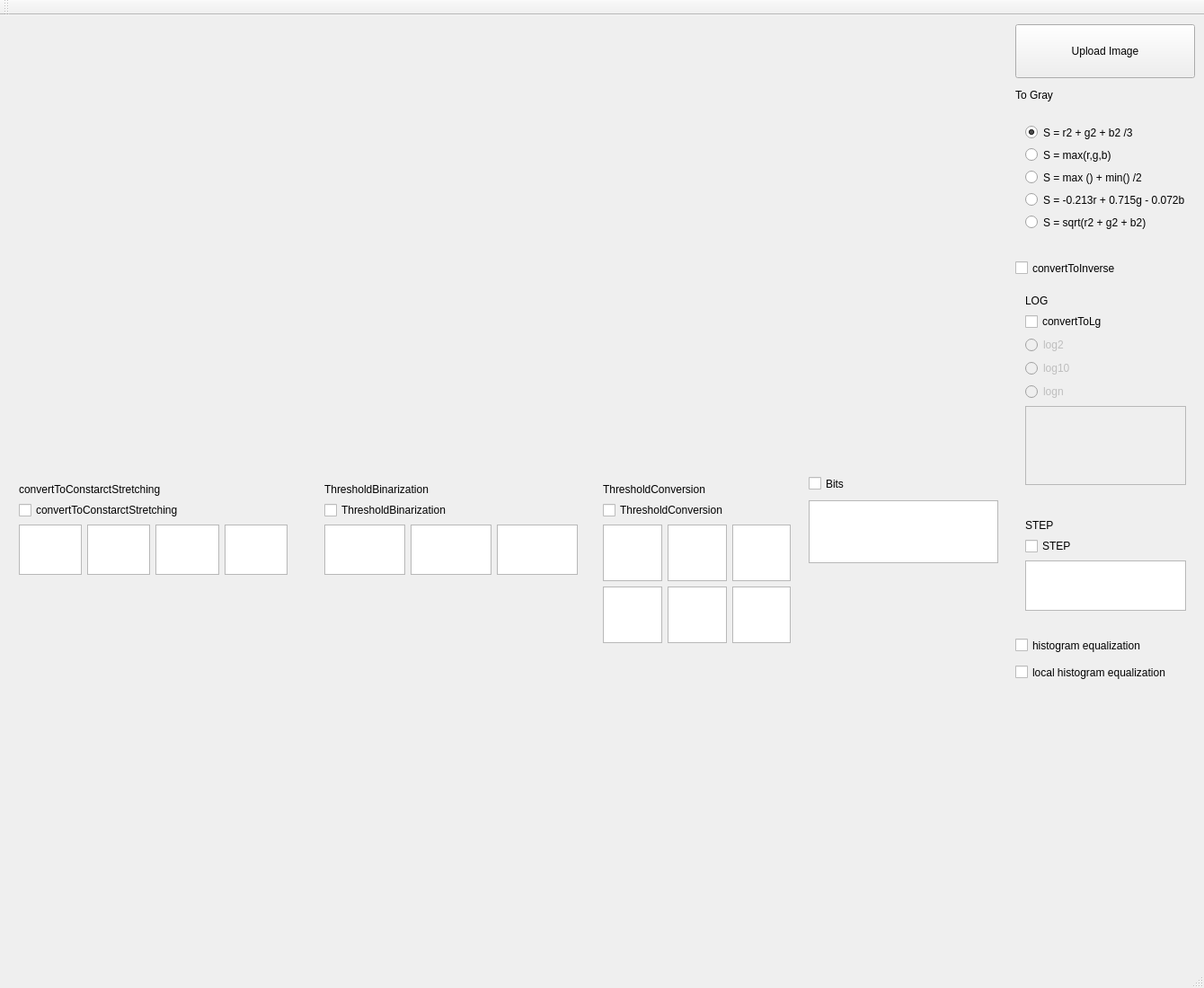
<?xml version="1.0" encoding="UTF-8"?>
<ui version="4.0">
 <class>MainWindow</class>
 <widget class="QMainWindow" name="MainWindow">
  <property name="geometry">
   <rect>
    <x>0</x>
    <y>0</y>
    <width>1340</width>
    <height>1100</height>
   </rect>
  </property>
  <property name="windowTitle">
   <string>MainWindow</string>
  </property>
  <widget class="QWidget" name="centralWidget">
   <widget class="QPushButton" name="uploadImage">
    <property name="geometry">
     <rect>
      <x>1130</x>
      <y>10</y>
      <width>200</width>
      <height>60</height>
     </rect>
    </property>
    <property name="text">
     <string>Upload Image</string>
    </property>
   </widget>
   <widget class="QLabel" name="viewImage">
    <property name="geometry">
     <rect>
      <x>10</x>
      <y>10</y>
      <width>550</width>
      <height>500</height>
     </rect>
    </property>
    <property name="autoFillBackground">
     <bool>true</bool>
    </property>
    <property name="text">
     <string/>
    </property>
   </widget>
   <widget class="QLabel" name="viewImage_original">
    <property name="geometry">
     <rect>
      <x>570</x>
      <y>10</y>
      <width>550</width>
      <height>500</height>
     </rect>
    </property>
    <property name="autoFillBackground">
     <bool>true</bool>
    </property>
    <property name="text">
     <string/>
    </property>
   </widget>
   <widget class="QLabel" name="label">
    <property name="geometry">
     <rect>
      <x>1130</x>
      <y>80</y>
      <width>201</width>
      <height>17</height>
     </rect>
    </property>
    <property name="text">
     <string>To Gray</string>
    </property>
   </widget>
   <widget class="QCheckBox" name="checkBox">
    <property name="geometry">
     <rect>
      <x>1130</x>
      <y>270</y>
      <width>201</width>
      <height>23</height>
     </rect>
    </property>
    <property name="text">
     <string>convertToInverse</string>
    </property>
   </widget>
   <widget class="QWidget" name="verticalLayoutWidget">
    <property name="geometry">
     <rect>
      <x>1130</x>
      <y>550</y>
      <width>201</width>
      <height>124</height>
     </rect>
    </property>
    <layout class="QVBoxLayout" name="verticalLayout_3">
     <item>
      <widget class="QLabel" name="label_3">
       <property name="text">
        <string>STEP</string>
       </property>
      </widget>
     </item>
     <item>
      <widget class="QCheckBox" name="checkBox_STEP">
       <property name="text">
        <string>STEP</string>
       </property>
      </widget>
     </item>
     <item>
      <widget class="QTextEdit" name="textEdit"/>
     </item>
    </layout>
   </widget>
   <widget class="QWidget" name="gridLayoutWidget">
    <property name="geometry">
     <rect>
      <x>10</x>
      <y>510</y>
      <width>321</width>
      <height>124</height>
     </rect>
    </property>
    <layout class="QGridLayout" name="gridLayout">
     <item row="4" column="2">
      <widget class="QTextEdit" name="textEdit_4"/>
     </item>
     <item row="4" column="3">
      <widget class="QTextEdit" name="textEdit_5"/>
     </item>
     <item row="4" column="1">
      <widget class="QTextEdit" name="textEdit_2"/>
     </item>
     <item row="4" column="0">
      <widget class="QTextEdit" name="textEdit_3"/>
     </item>
     <item row="3" column="0" colspan="4">
      <widget class="QCheckBox" name="checkBox_ConstarctStretching">
       <property name="text">
        <string>convertToConstarctStretching</string>
       </property>
      </widget>
     </item>
     <item row="2" column="0" colspan="4">
      <widget class="QLabel" name="label_4">
       <property name="text">
        <string>convertToConstarctStretching</string>
       </property>
      </widget>
     </item>
    </layout>
   </widget>
   <widget class="QWidget" name="gridLayoutWidget_2">
    <property name="geometry">
     <rect>
      <x>350</x>
      <y>510</y>
      <width>304</width>
      <height>124</height>
     </rect>
    </property>
    <layout class="QGridLayout" name="gridLayout_2">
     <item row="2" column="0">
      <widget class="QTextEdit" name="textEdit_6"/>
     </item>
     <item row="2" column="1">
      <widget class="QTextEdit" name="textEdit_7"/>
     </item>
     <item row="2" column="2">
      <widget class="QTextEdit" name="textEdit_8"/>
     </item>
     <item row="1" column="0" colspan="3">
      <widget class="QCheckBox" name="checkBox_ThresholdBinarization">
       <property name="text">
        <string>ThresholdBinarization</string>
       </property>
      </widget>
     </item>
     <item row="0" column="0" colspan="3">
      <widget class="QLabel" name="label_5">
       <property name="text">
        <string>ThresholdBinarization</string>
       </property>
      </widget>
     </item>
    </layout>
   </widget>
   <widget class="QWidget" name="gridLayoutWidget_3">
    <property name="geometry">
     <rect>
      <x>660</x>
      <y>510</y>
      <width>231</width>
      <height>200</height>
     </rect>
    </property>
    <layout class="QGridLayout" name="gridLayout_3">
     <item row="3" column="2">
      <widget class="QTextEdit" name="textEdit_13"/>
     </item>
     <item row="3" column="1">
      <widget class="QTextEdit" name="textEdit_12"/>
     </item>
     <item row="2" column="0">
      <widget class="QTextEdit" name="textEdit_9"/>
     </item>
     <item row="3" column="0">
      <widget class="QTextEdit" name="textEdit_14"/>
     </item>
     <item row="1" column="0" colspan="3">
      <widget class="QCheckBox" name="checkBox_ThresholdBinarization_2">
       <property name="text">
        <string>ThresholdConversion</string>
       </property>
      </widget>
     </item>
     <item row="2" column="2">
      <widget class="QTextEdit" name="textEdit_11"/>
     </item>
     <item row="2" column="1">
      <widget class="QTextEdit" name="textEdit_10"/>
     </item>
     <item row="0" column="0" colspan="3">
      <widget class="QLabel" name="label_6">
       <property name="text">
        <string>ThresholdConversion</string>
       </property>
      </widget>
     </item>
    </layout>
   </widget>
   <widget class="QTextEdit" name="Bits">
    <property name="geometry">
     <rect>
      <x>900</x>
      <y>540</y>
      <width>211</width>
      <height>70</height>
     </rect>
    </property>
   </widget>
   <widget class="QCheckBox" name="checkBox_Bits">
    <property name="geometry">
     <rect>
      <x>900</x>
      <y>510</y>
      <width>211</width>
      <height>23</height>
     </rect>
    </property>
    <property name="text">
     <string>Bits</string>
    </property>
   </widget>
   <widget class="QWidget" name="layoutWidget">
    <property name="geometry">
     <rect>
      <x>1130</x>
      <y>110</y>
      <width>218</width>
      <height>141</height>
     </rect>
    </property>
    <layout class="QVBoxLayout" name="verticalLayout">
     <item>
      <widget class="QRadioButton" name="radioButton">
       <property name="text">
        <string>S = r2 + g2 + b2 /3</string>
       </property>
       <property name="checked">
        <bool>true</bool>
       </property>
      </widget>
     </item>
     <item>
      <widget class="QRadioButton" name="radioButton_2">
       <property name="text">
        <string>S = max(r,g,b)</string>
       </property>
      </widget>
     </item>
     <item>
      <widget class="QRadioButton" name="radioButton_3">
       <property name="text">
        <string>S = max () + min() /2</string>
       </property>
      </widget>
     </item>
     <item>
      <widget class="QRadioButton" name="radioButton_4">
       <property name="text">
        <string>S = -0.213r + 0.715g - 0.072b</string>
       </property>
      </widget>
     </item>
     <item>
      <widget class="QRadioButton" name="radioButton_5">
       <property name="text">
        <string>S = sqrt(r2 + g2 + b2)</string>
       </property>
      </widget>
     </item>
    </layout>
   </widget>
   <widget class="QWidget" name="layoutWidget">
    <property name="geometry">
     <rect>
      <x>1130</x>
      <y>300</y>
      <width>201</width>
      <height>234</height>
     </rect>
    </property>
    <layout class="QVBoxLayout" name="verticalLayout_2">
     <item>
      <widget class="QLabel" name="label_2">
       <property name="text">
        <string>LOG</string>
       </property>
      </widget>
     </item>
     <item>
      <widget class="QCheckBox" name="checkBox_LOG">
       <property name="enabled">
        <bool>true</bool>
       </property>
       <property name="text">
        <string>convertToLg</string>
       </property>
      </widget>
     </item>
     <item>
      <widget class="QRadioButton" name="radioButton_log2">
       <property name="enabled">
        <bool>false</bool>
       </property>
       <property name="text">
        <string>log2</string>
       </property>
      </widget>
     </item>
     <item>
      <widget class="QRadioButton" name="radioButton_log10">
       <property name="enabled">
        <bool>false</bool>
       </property>
       <property name="text">
        <string>log10</string>
       </property>
      </widget>
     </item>
     <item>
      <widget class="QRadioButton" name="radioButton_logn">
       <property name="enabled">
        <bool>false</bool>
       </property>
       <property name="text">
        <string>logn</string>
       </property>
      </widget>
     </item>
     <item>
      <widget class="QPlainTextEdit" name="plainTextEdit">
       <property name="enabled">
        <bool>false</bool>
       </property>
       <property name="autoFillBackground">
        <bool>false</bool>
       </property>
      </widget>
     </item>
    </layout>
   </widget>
   <widget class="QCustomPlot" name="plot" native="true">
    <property name="geometry">
     <rect>
      <x>10</x>
      <y>650</y>
      <width>500</width>
      <height>275</height>
     </rect>
    </property>
   </widget>
   <widget class="QCustomPlot" name="plot_2" native="true">
    <property name="geometry">
     <rect>
      <x>530</x>
      <y>650</y>
      <width>500</width>
      <height>275</height>
     </rect>
    </property>
   </widget>
   <widget class="QCheckBox" name="checkBox_histogram">
    <property name="geometry">
     <rect>
      <x>1130</x>
      <y>690</y>
      <width>201</width>
      <height>23</height>
     </rect>
    </property>
    <property name="text">
     <string>histogram equalization</string>
    </property>
   </widget>
   <widget class="QCheckBox" name="checkBox_local_histogram">
    <property name="geometry">
     <rect>
      <x>1130</x>
      <y>720</y>
      <width>201</width>
      <height>23</height>
     </rect>
    </property>
    <property name="text">
     <string>local histogram equalization</string>
    </property>
   </widget>
  </widget>
  <widget class="QMenuBar" name="menuBar">
   <property name="geometry">
    <rect>
     <x>0</x>
     <y>0</y>
     <width>1340</width>
     <height>22</height>
    </rect>
   </property>
  </widget>
  <widget class="QToolBar" name="mainToolBar">
   <attribute name="toolBarArea">
    <enum>TopToolBarArea</enum>
   </attribute>
   <attribute name="toolBarBreak">
    <bool>false</bool>
   </attribute>
  </widget>
  <widget class="QStatusBar" name="statusBar"/>
 </widget>
 <layoutdefault spacing="6" margin="11"/>
 <customwidgets>
  <customwidget>
   <class>QCustomPlot</class>
   <extends>QWidget</extends>
   <header>qcustomplot.h</header>
   <container>1</container>
  </customwidget>
 </customwidgets>
 <resources/>
 <connections/>
</ui>
